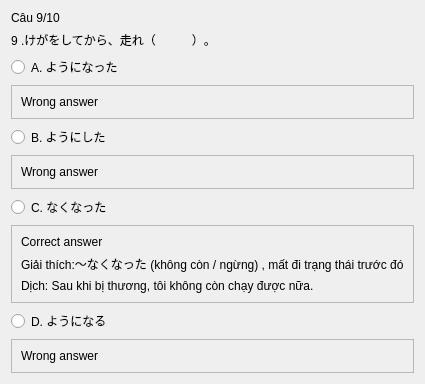
               <widget class="QWidget" name="page_7">
                <layout class="QVBoxLayout" name="verticalLayout_3">
                 <item>
                  <widget class="QLabel" name="label_54">
                   <property name="text">
                    <string>Câu 9/10</string>
                   </property>
                  </widget>
                 </item>
                 <item>
                  <widget class="QLabel" name="label_55">
                   <property name="text">
                    <string>9 .けがをしてから、走れ（　　　）。</string>
                   </property>
                  </widget>
                 </item>
                 <item>
                  <widget class="QRadioButton" name="radioButton_25">
                   <property name="text">
                    <string>A. ようになった</string>
                   </property>
                  </widget>
                 </item>
                 <item>
                  <widget class="QFrame" name="frame_33">
                   <property name="frameShape">
                    <enum>QFrame::StyledPanel</enum>
                   </property>
                   <property name="frameShadow">
                    <enum>QFrame::Raised</enum>
                   </property>
                   <layout class="QVBoxLayout" name="verticalLayout_38">
                    <item>
                     <widget class="QLabel" name="label_67">
                      <property name="text">
                       <string>Wrong answer</string>
                      </property>
                     </widget>
                    </item>
                   </layout>
                  </widget>
                 </item>
                 <item>
                  <widget class="QRadioButton" name="radioButton_26">
                   <property name="text">
                    <string>B. ようにした</string>
                   </property>
                  </widget>
                 </item>
                 <item>
                  <widget class="QFrame" name="frame_34">
                   <property name="frameShape">
                    <enum>QFrame::StyledPanel</enum>
                   </property>
                   <property name="frameShadow">
                    <enum>QFrame::Raised</enum>
                   </property>
                   <layout class="QVBoxLayout" name="verticalLayout_39">
                    <item>
                     <widget class="QLabel" name="label_68">
                      <property name="text">
                       <string>Wrong answer</string>
                      </property>
                     </widget>
                    </item>
                   </layout>
                  </widget>
                 </item>
                 <item>
                  <widget class="QRadioButton" name="radioButton_27">
                   <property name="text">
                    <string>C. なくなった</string>
                   </property>
                  </widget>
                 </item>
                 <item>
                  <widget class="QFrame" name="frame_35">
                   <property name="frameShape">
                    <enum>QFrame::StyledPanel</enum>
                   </property>
                   <property name="frameShadow">
                    <enum>QFrame::Raised</enum>
                   </property>
                   <layout class="QVBoxLayout" name="verticalLayout_40">
                    <item>
                     <widget class="QLabel" name="label_64">
                      <property name="text">
                       <string>Correct answer</string>
                      </property>
                     </widget>
                    </item>
                    <item>
                     <widget class="QLabel" name="label_66">
                      <property name="text">
                       <string>Giải thích:～なくなった (không còn / ngừng) , mất đi trạng thái trước đó</string>
                      </property>
                     </widget>
                    </item>
                    <item>
                     <widget class="QLabel" name="label_65">
                      <property name="text">
                       <string>Dịch: Sau khi bị thương, tôi không còn chạy được nữa.</string>
                      </property>
                     </widget>
                    </item>
                   </layout>
                  </widget>
                 </item>
                 <item>
                  <widget class="QRadioButton" name="radioButton_28">
                   <property name="text">
                    <string>D. ようになる</string>
                   </property>
                  </widget>
                 </item>
                 <item>
                  <widget class="QFrame" name="frame_36">
                   <property name="frameShape">
                    <enum>QFrame::StyledPanel</enum>
                   </property>
                   <property name="frameShadow">
                    <enum>QFrame::Raised</enum>
                   </property>
                   <layout class="QVBoxLayout" name="verticalLayout_41">
                    <item>
                     <widget class="QLabel" name="label_69">
                      <property name="text">
                       <string>Wrong answer</string>
                      </property>
                     </widget>
                    </item>
                   </layout>
                  </widget>
                 </item>
                </layout>
               </widget>
